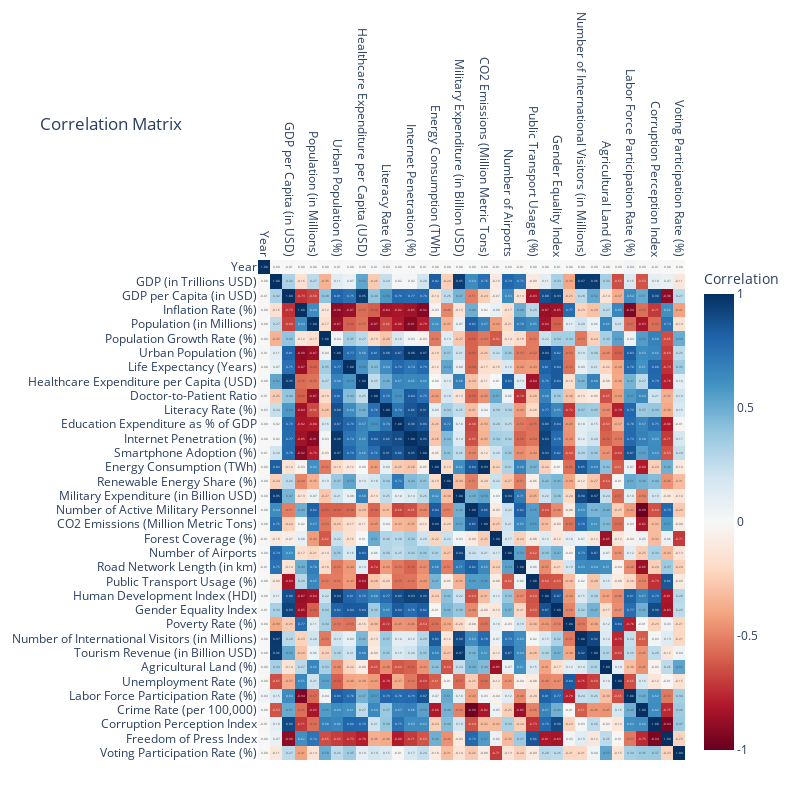

This figure's notebook cell:
### Markdown cell above
## 1. The relationship between many different socio-economic development indicators of many countries (Correlation matrix)

### Code cell
# Assuming df is already defined
numeric_df = df.select_dtypes(include=[float, int])
correlation_matrix = numeric_df.corr()

# Customize the figure
fig = px.imshow(
    correlation_matrix,
    text_auto=".2f",  # Display values with two decimal places
    aspect="auto",
    title='Correlation Matrix',
    color_continuous_scale=px.colors.diverging.RdBu,
    zmin=-1,
    zmax=1
)

# Update layout for better appearance
fig.update_layout(
    width=800,
    height=800,
    margin=dict(l=40, r=40, t=40, b=40),
    coloraxis_colorbar=dict(
        title="Correlation",
        tickvals=[-1, -0.5, 0, 0.5, 1],
        ticktext=["-1", "-0.5", "0", "0.5", "1"]
    )
)

# Update axes to have vertical labels
fig.update_xaxes(tickangle=90, side="top")
fig.update_yaxes(autorange="reversed")

fig.show()

### Figure 1 — Plotly figure (JSON) as saved in the notebook; plotly's stock layout.template omitted (floating-point values rounded to 4 significant figures; data arrays with more than 128 entries replaced by an {"elided": "..."} marker saying what was removed)
{"data": [{"coloraxis": "coloraxis", "hovertemplate": "x: %{x}<br>y: %{y}<br>color: %{z}<extra></extra>", "name": "0", "texttemplate": "%{z:.2f}", "type": "heatmap", "x": ["Year", "GDP (in Trillions USD)", "GDP per Capita (in USD)", "Inflation Rate (%)", "Population (in Millions)", "Population Growth Rate (%)", "Urban Population (%)", "Life Expectancy (Years)", "Healthcare Expenditure per Capita (USD)", "Doctor-to-Patient Ratio", "Literacy Rate (%)", "Education Expenditure as % of GDP", "Internet Penetration (%)", "Smartphone Adoption (%)", "Energy Consumption (TWh)", "Renewable Energy Share (%)", "Military Expenditure (in Billion USD)", "Number of Active Military Personnel", "CO2 Emissions (Million Metric Tons)", "Forest Coverage (%)", "Number of Airports", "Road Network Length (in km)", "Public Transport Usage (%)", "Human Development Index (HDI)", "Gender Equality Index", "Poverty Rate (%)", "Number of International Visitors (in Millions)", "Tourism Revenue (in Billion USD)", "Agricultural Land (%)", "Unemployment Rate (%)", "Labor Force Participation Rate (%)", "Crime Rate (per 100,000)", "Corruption Perception Index", "Freedom of Press Index", "Voting Participation Rate (%)"], "xaxis": "x", "y": ["Year", "GDP (in Trillions USD)", "GDP per Capita (in USD)", "Inflation Rate (%)", "Population (in Millions)", "Population Growth Rate (%)", "Urban Population (%)", "Life Expectancy (Years)", "Healthcare Expenditure per Capita (USD)", "Doctor-to-Patient Ratio", "Literacy Rate (%)", "Education Expenditure as % of GDP", "Internet Penetration (%)", "Smartphone Adoption (%)", "Energy Consumption (TWh)", "Renewable Energy Share (%)", "Military Expenditure (in Billion USD)", "Number of Active Military Personnel", "CO2 Emissions (Million Metric Tons)", "Forest Coverage (%)", "Number of Airports", "Road Network Length (in km)", "Public Transport Usage (%)", "Human Development Index (HDI)", "Gender Equality Index", "Poverty Rate (%)", "Number of International Visitors (in Millions)", "Tourism Revenue (in Billion USD)", "Agricultural Land (%)", "Unemployment Rate (%)", "Labor Force Participation Rate (%)", "Crime Rate (per 100,000)", "Corruption Perception Index", "Freedom of Press Index", "Voting Participation Rate (%)"], "yaxis": "y", "z": {"elided": "35x35 float values"}}], "layout": {"coloraxis": {"cmax": 1, "cmin": -1, "colorbar": {"ticktext": ["-1", "-0.5", "0", "0.5", "1"], "tickvals": [-1, -0.5, 0, 0.5, 1], "title": {"text": "Correlation"}}, "colorscale": [[0, "rgb(103,0,31)"], [0.1, "rgb(178,24,43)"], [0.2, "rgb(214,96,77)"], [0.3, "rgb(244,165,130)"], [0.4, "rgb(253,219,199)"], [0.5, "rgb(247,247,247)"], [0.6, "rgb(209,229,240)"], [0.7, "rgb(146,197,222)"], [0.8, "rgb(67,147,195)"], [0.9, "rgb(33,102,172)"], [1, "rgb(5,48,97)"]]}, "height": 800, "margin": {"b": 40, "l": 40, "r": 40, "t": 40}, "title": {"text": "Correlation Matrix"}, "width": 800, "xaxis": {"anchor": "y", "domain": [0, 1], "side": "top", "tickangle": 90}, "yaxis": {"anchor": "x", "autorange": "reversed", "domain": [0, 1]}}}
